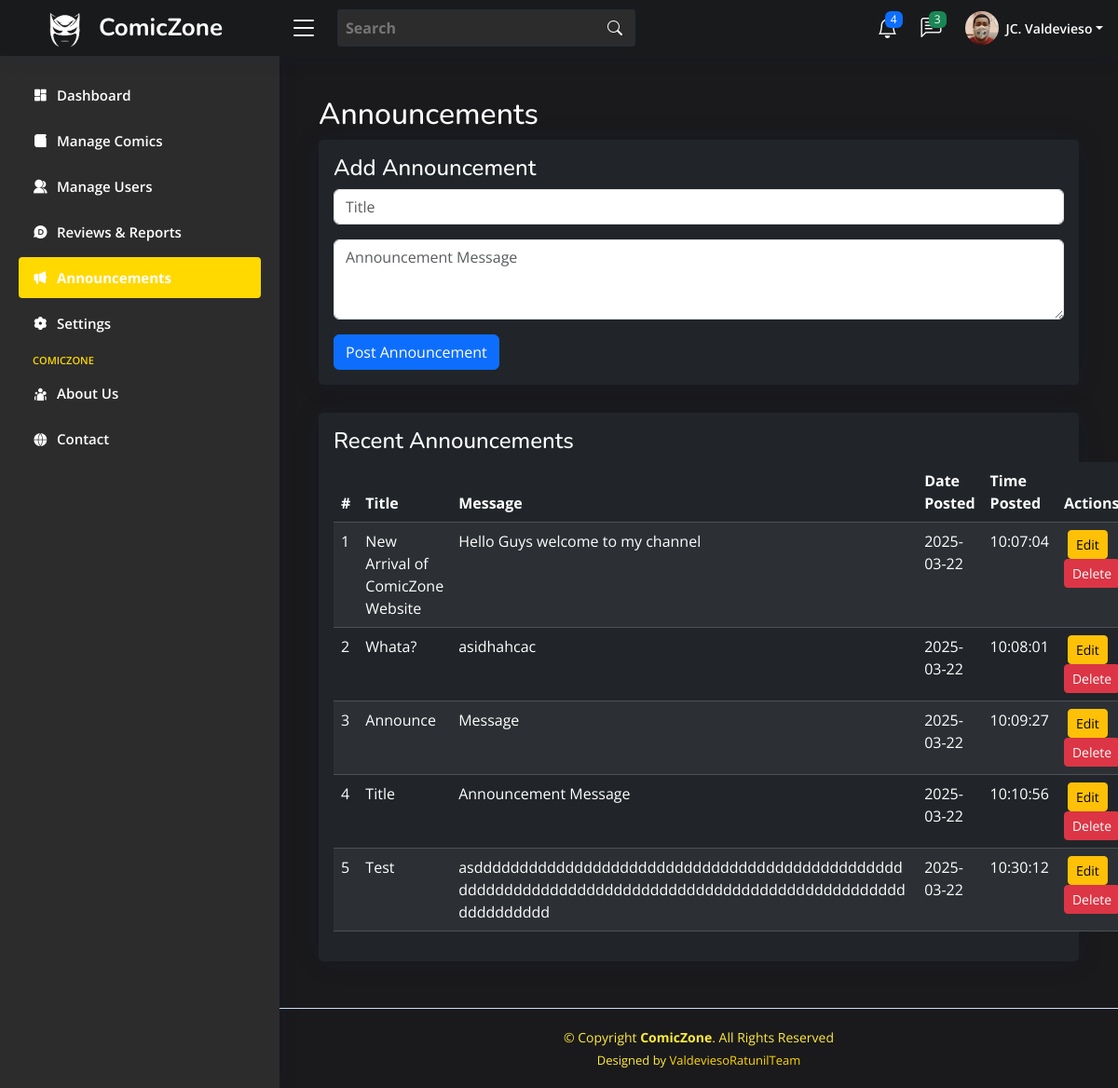
The page /view/admin/announcements.php (signed in) on the database its author committed.
### tables this page shows
CREATE TABLE `announcements` (
  `announcementId` bigint(20) NOT NULL,
  `userId` bigint(20) DEFAULT NULL,
  `title` varchar(255) NOT NULL,
  `message` text NOT NULL,
  `datePosted` timestamp NOT NULL DEFAULT current_timestamp(),
  `updatedAt` timestamp NOT NULL DEFAULT current_timestamp() ON UPDATE current_timestamp()
);

### view/admin/announcements.php (the view)
<?php
include("./includes/header.php");
include("./includes/topbar.php");
include("./includes/sidebar.php");
?>
<div class="container mt-4">
    <h2 class="text-white">Announcements</h2>
    <div class="card bg-dark text-white p-3">
        <h4>Add Announcement</h4>
        <form action="./addAnnouncement.php" method="POST">
            <div class="mb-3">
                <input type="text" class="form-control" name="title" placeholder="Title" required>
            </div>
            <div class="mb-3">
                <textarea class="form-control" name="message" rows="3" placeholder="Announcement Message" required></textarea>
            </div>
            <button type="submit" class="btn btn-primary">Post Announcement</button>
        </form>
    </div>
    <div class="card bg-dark text-white p-3 mt-4">
        <h4>Recent Announcements</h4>
        <table class="table table-dark table-striped">
            <thead>
                <tr>
                    <th>#</th>
                    <th>Title</th>
                    <th>Message</th>
                    <th>Date Posted</th>
                    <th>Time Posted</th>
                    <th>Actions</th>
                </tr>
            </thead>
            <?php
            include("../../dB/config.php");
            $query = "SELECT announcementId, title, message,
            DATE(datePosted) AS postDate,
            TIME(datePosted) AS postTime
            FROM announcements
            GROUP BY announcementId ASC
            LIMIT 5;";
            $result = mysqli_query($conn, $query);
            ?>
            <tbody>
                <?php
                while ($row = mysqli_fetch_assoc($result)) {
                    echo "<tr>";
                        echo "<td>{$row['announcementId']}</td>";
                        echo "<td style='max-width: 160px;'>{$row['title']}</td>";
                        echo "<td style='max-width: 500px;'>{$row['message']}</td>";
                        echo "<td style='width: 120px;'>{$row['postDate']}</td>";
                        echo "<td style='width: 120px;'>{$row['postTime']}</td>";
                        echo "<td>";
                            echo "<button class='btn btn-warning btn-sm mx-1'>Edit</button>";
                            echo "<button class='btn btn-danger btn-sm'>Delete</button>";
                        echo "</td>";
                    echo "</tr>";
                }
                ?>
            </tbody>
        </table>
    </div>
</div>
<?php
include("./includes/footer.php");
?>

### assets/css/style.css (style rules this page uses)
:root { scroll-behavior: smooth; }
body { font-family: "Open Sans", sans-serif; background: #f6f9ff; color: #444444; }
h1, h2, h3, h4, h5, h6 { font-family: "Nunito", sans-serif; }
.card { margin-bottom: 30px; border: none; border-radius: 5px; box-shadow: 0px 0 30px rgba(1, 41, 112, 0.1); }

### rows shown on the page
announcements: announcementId "1", title "New Arrival of ComicZone Website", message "Hello Guys welcome to my channel", postDate "2025-03-22", postTime "10:07:04"
announcements: announcementId "2", title "Whata?", message "asidhahcac", postDate "2025-03-22", postTime "10:08:01"
announcements: announcementId "3", title "Announce", message "Message", postDate "2025-03-22", postTime "10:09:27"
announcements: announcementId "4", title "Title", message "Announcement Message", postDate "2025-03-22", postTime "10:10:56"
announcements: announcementId "5", title "Test", message "asdddddddddddddddddddddddddddddddddddddddddddddddddddddddddddddddddddddddddddddddddddddddddddddddddddddddddd", postDate "2025-03-22", postTime "10:30:12"
